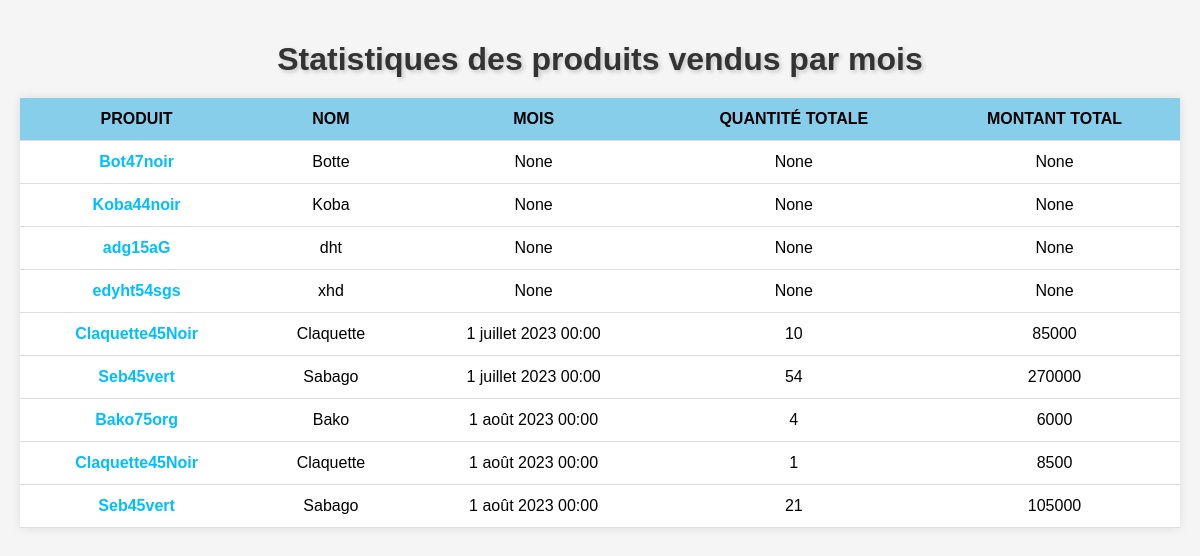
/stat (signed in), run on an earlier commit of the app's database.
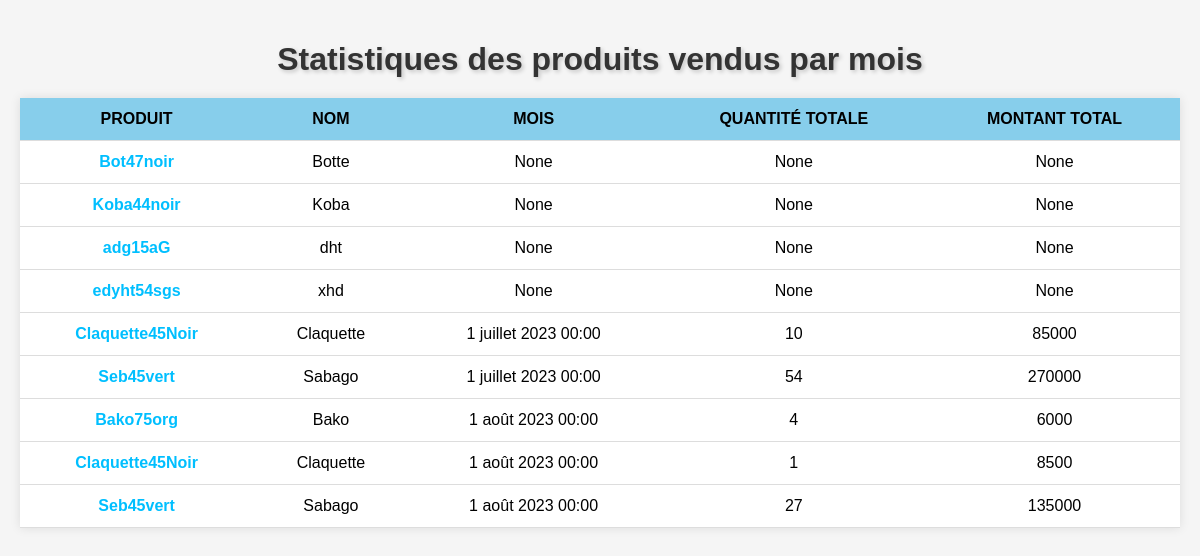
And on a later commit of the database.
### Gestion/models.py (models this page shows, shortened)
class Produit(models.Model):
    Name = models.CharField(max_length=15)
    Description = models.TextField()
    Prix = models.IntegerField(default=8500)
    Quantite = models.IntegerField(default=0)
    Id = models.CharField(max_length=30, primary_key=True)
    Image = models.ImageField(upload_to= 'media', blank=True)
    date_added = models.DateTimeField(auto_now=True)
    class meta:
        ordering = ['-date_added']
        verbose_name = ("Produit")
        verbose_name_plurial = ("Produits")

### Gestion/views.py (the view)
# urls.py: path('stat', statistique, name='statistique'),
@login_required(login_url='login')
def statistique(request):
    if (request.method == "GET"):
        produits=Produit.objects.all()
        products = Produit.objects.annotate(
        total_quantity=Sum('factures__Quantite'),
        total_amount=Sum(F('factures__Quantite') * F('factures__Produit__Prix')),
        month=TruncMonth('factures__date_et_heure')
    ).values('Id','Name', 'month', 'total_quantity', 'total_amount').order_by('month')
    return render(request, 'gestion/products_sold.html', {'products': products, "produits":produit})

### Gestion/templates/gestion/products_sold.html (shortened to what this page needs)
<!DOCTYPE html>
<html>
<head>
</head>
<body>
    <h1>Statistiques des produits vendus par mois</h1>
    <table>
        <tr>
            <th>Produit</th>
            <th>Nom</th>
            <th>Mois</th>
            <th>Quantité totale</th>
            <th>Montant total</th>
        </tr>
        {% for product in products %}
        <tr>
            <td style="color: #00bfff; font-weight:bold;">{{ product.Id }}</td>
            <td>{{ product.Name }}</td>
            <td>{{ product.month }}</td>
            <td>{{ product.total_quantity }}</td>
            <td>{{ product.total_amount }}</td>
        </tr>
        {% endfor %}
    </table>
</body>
</html>

What changed in the data, as far as the page shows it:
changed Produit "Seb45vert": total_quantity "21" → "27"; total_amount "105000" → "135000"
